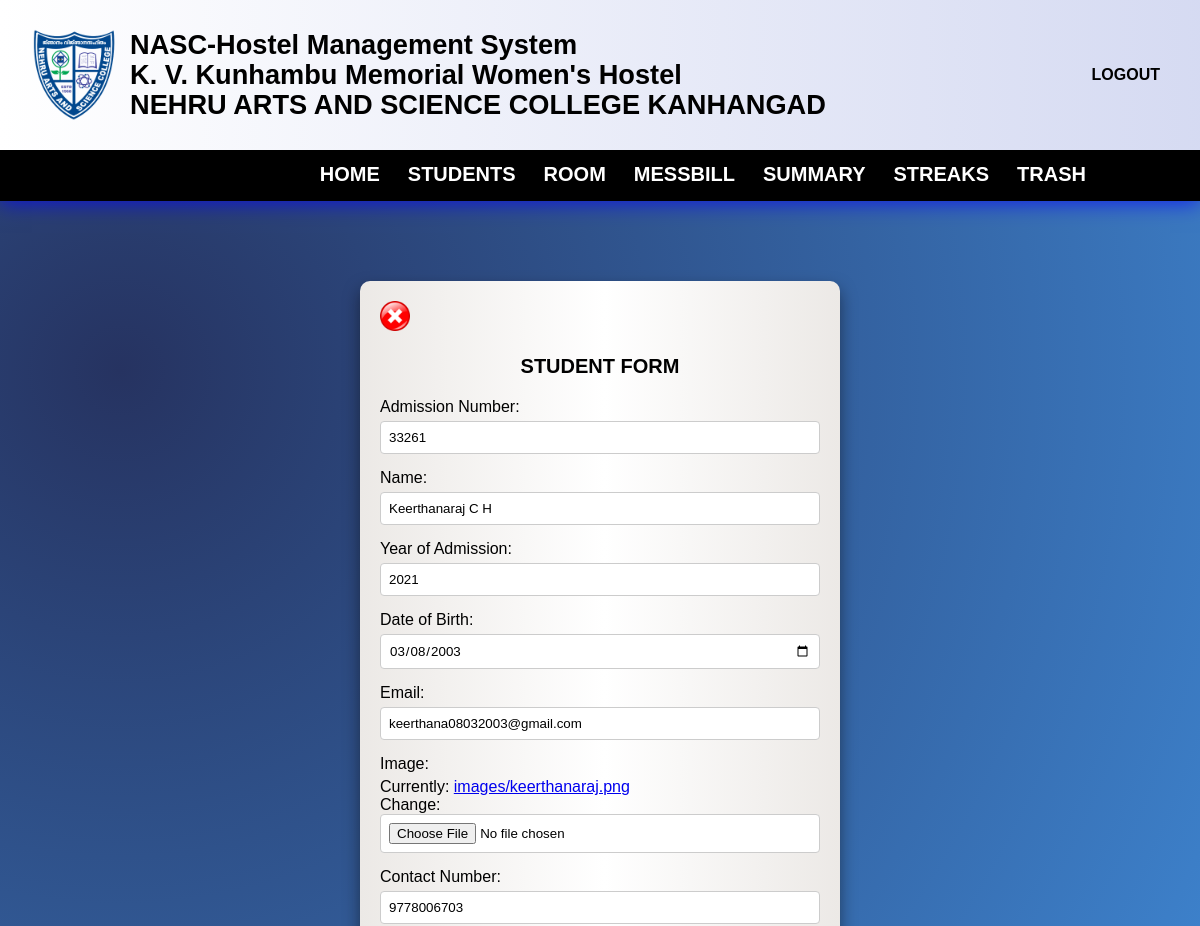
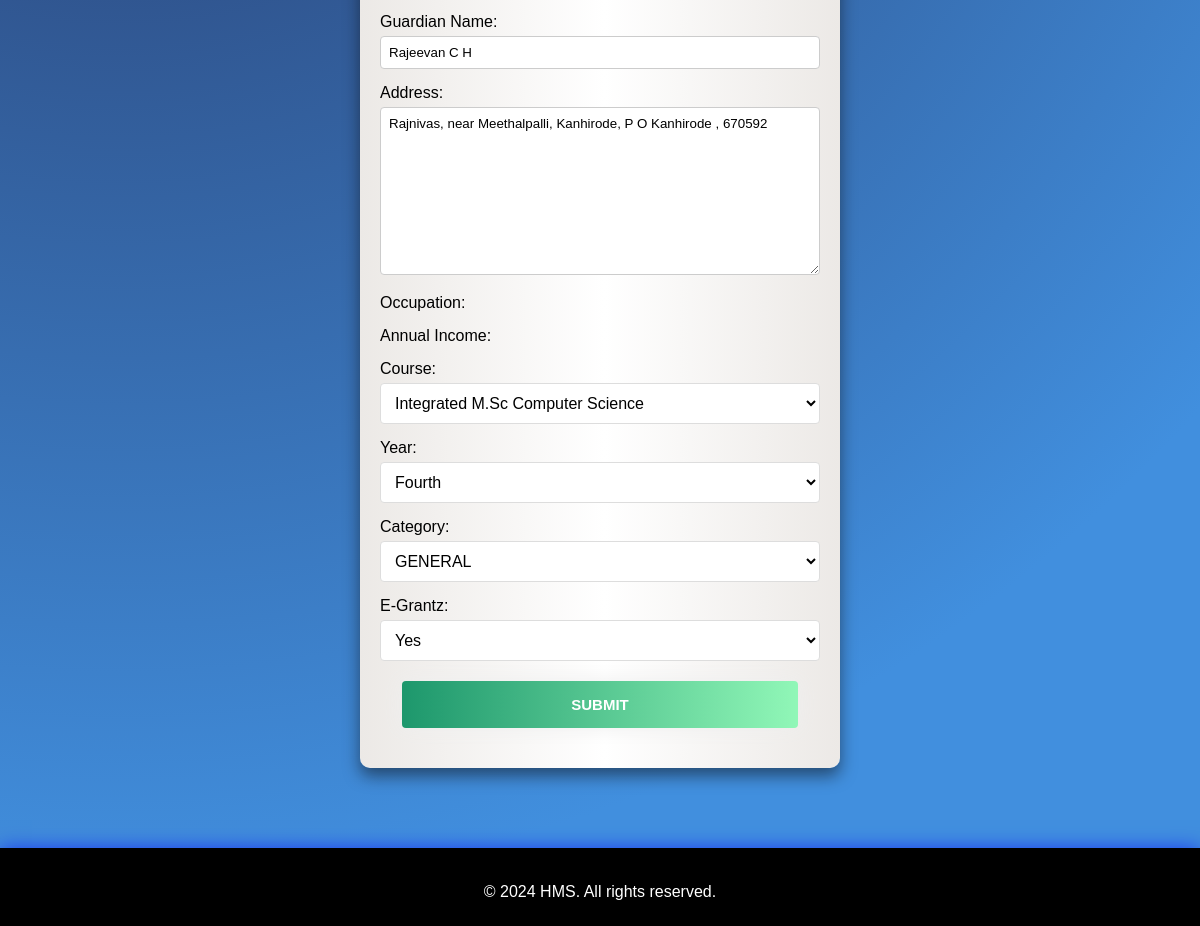
The app's page /edit_student/1/ (signed in) with its own data (2 pictures, top to bottom).
### hostel/models.py (models this page shows, shortened)
class Student(models.Model):
    admn_no = models.PositiveIntegerField(unique=True)
    name = models.CharField(max_length=50)
    year_of_admn = models.PositiveSmallIntegerField()
    pgm = models.ForeignKey(Programme, on_delete=models.CASCADE)
    year_choices = [
        (1,'First'),(2,'Second'),(3,'Third'),(4,'Fourth'),(5,'Fifth'),
    ]
    year = models.IntegerField(choices=year_choices)
    dob = models.DateField()
    email = models.EmailField()
    photo = models.ImageField(upload_to="images/")
    contact_regex = RegexValidator(regex=r'^\d{10}$',message="Contact number must be a 10-digit number.")
    contact = models.CharField(validators=[contact_regex], max_length=10)  # Using CharField for contact with max length 10
    parent_name = models.CharField(max_length=50)
    address = models.TextField(max_length=200)
    date_joined = models.DateField(auto_now_add=True)
    CATEGORY_CHOICES = [
        ('GENERAL', 'GENERAL'),
        ('OBC', 'OBC'),
        ('OEC', 'OEC'),
        ('SC', 'SC'),
        ('ST', 'ST'),
    ]
    category = models.CharField(max_length=20, choices=CATEGORY_CHOICES, default='GENERAL')
    EGRANTZ_CHOICES = [
        (True, 'Yes'),
        (False, 'No'),
    ]
    E_Grantz = models.BooleanField(choices=EGRANTZ_CHOICES)

### hostel/views.py (the view, shortened to what this page needs)
# urls.py: path('edit_student/<int:student_id>/',views.edit_student,name='edit_student'),
@group_required('warden', login_url='access_denied')
def edit_student(request, student_id):
    try:
        student = get_object_or_404(Student, id=student_id)
        prev_admn_no = student.admn_no
        form = StudentForm(instance=student)
        return render(request, 'hostel/edit.html', {'form': form})
    except Exception:
        return render(request,'hostel/error.html')

### hostel/forms.py
class StudentForm(forms.ModelForm):
    class Meta:
        model = Student
        fields = '__all__'
        widgets = {
            'dob': forms.TextInput(attrs={'type':'date'}),
            'contact': forms.TextInput(attrs={'pattern': '\d{10}', 'placeholder': 'Please enter a valid mobile number.'}),
        }
        labels = {
            'admn_no': 'Admission Number',
            'year_of_admn': 'Year of Admission',
            'dob': 'Date of Birth',
            'contact': 'Contact Number',
        }

### hostel/context_processors.py (called while the page is built)
def group_processor(request):
    if request.user.is_authenticated:
        is_warden_group = request.user.groups.filter(name='warden').exists()
        is_secretary_group = request.user.groups.filter(name='secretary').exists()  # Adjust as needed
    else:
        is_warden_group = False
        is_secretary_group = False
    return {
        'is_warden_group': is_warden_group,
        'is_secretary_group': is_secretary_group,
    }

### hostel/models.py (called while the page is built)
    def __str__(self):
        return self.pgm_name

### hostel/templates/hostel/edit.html (shortened to what this page needs)
{% extends 'hostel/base.html' %}
{% load static %}
{% block style %}
<link rel="stylesheet" href="{% static 'styles/add_stud.css' %}">
{% endblock %}
{% block content %}
<section class="main">
    <div class="main-body">
        <div class="main-block">
            <div class="header-links">
                <a href="{% url 'view_student' %}"><img src="{% static 'redclose.png' %}" alt="Close" id="close"></a>
            </div>
            <h5>Student Form</h5>
            <form method="post" action="" enctype="multipart/form-data" onsubmit="return confirmData();">
                <div class="form-fields">
                    <div class="form-field">
                        <label for="{{ form.admn_no.id_for_label }}">{{ form.admn_no.label }}:</label>
                        {{ form.admn_no }}
                    </div>
                    <div class="form-field">
                        <label for="{{form.name.id_for_label}}">Name:</label>
                        {{form.name}}
                    </div>
                    <div class="form-field">
                        <label for="{{ form.year_of_admn.id_for_label }}">{{ form.year_of_admn.label }}:</label>
                        {{ form.year_of_admn }}
                    </div>
                    <div class="form-field">
                        <label for="{{ form.dob.id_for_label }}">{{ form.dob.label }}:</label>
                        {{ form.dob }}
                    </div>
                    <div class="form-field">
                        <label for="{{ form.email.id_for_label }}">Email:</label>
                        {{ form.email }}
                    </div>
                    <div class="form-field">
                        <label for="{{ form.photo.id_for_label }}" class="file-label">Image:</label>
                        {{ form.photo }}
                    </div>
                    <div class="form-field">
                        <label for="{{ form.contact.id_for_label }}">{{ form.contact.label }}:</label>
                        {{ form.contact }}
                    </div>
                    <div class="form-field">
                        <label for="{{ form.parent_name.id_for_label }}">Guardian Name:</label>
                        {{ form.parent_name }}
                    </div>
                    <div class="form-field">
                        <label for="id_address">Address:</label>
                        {{ form.address }}
                    </div>
                    <div class="form-field">
                        <label for="{{ form.parent_occupation.id_for_label }}">Occupation:</label>
                    </div>
                    <div class="form-field">
                        <label for="{{ form.annual_income.id_for_label }}">Annual Income:</label>
                    </div>
                    <div class="form-field">
                        <label for="{{ form.pgm.id_for_label }}">Course:</label>
                        {{ form.pgm }}
                    </div>
                    <div class="form-field">
                        <label for="id_year">Year:</label>
                        {{form.year}}
                    </div>
                    <div class="form-field">
                        <label for="{{ form.category.id_for_label }}">Category:</label>
                        {{ form.category }}
                    </div>
                    <div class="form-field">
                        <label for="{{ form.E_Grantz.id_for_label }}">E-Grantz:</label>
                        {{ form.E_Grantz }}
                    </div>
                </div>
                <div class="submit-input">
                    <input type="submit" value="Submit">
                </div>
            </form>
        </div>
    </div>
</section>
{% endblock %}

### hostel/static/styles/base.css (style rules this page uses)
* { margin: 0; padding: 0; font-family: sans-serif; box-sizing: border-box; }
body { background-image: radial-gradient( circle farthest-corner at 10% 20%, rgba(38,51,97,1) 0%, rgba(65,143,222,1) 79% ); }

### hostel/static/styles/add_stud.css (style rules this page uses)
.main-body { margin-top: 10vh; margin-bottom: 10vh; }
.main-block { width: 40%; margin: 0 auto; padding: 20px; border-radius: 10px; background: linear-gradient(to right, #ECE9E6 0%, #FFFFFF 51%, #ECE9E6 100%); box-shadow: 0 8px 16px rgba(10, 10, 11, 0.5); margin-bottom: 50px; }
.form-fields { margin-bottom: 20px; }
.form-field { margin-bottom: 15px; }
.form-field select { width: 100%; padding: 10px; border: 1px solid #ddd; border-radius: 4px; font-size: 16px; background-color: #fff; cursor: pointer; overflow: hidden; text-overflow: ellipsis; }
.form-field label { display: block; margin-bottom: 5px; color: black; }
.form-field input[type="text"], .form-field input[type="email"], .form-field input[type="number"], .form-field input[type="file"], .form-field input[type="date"] { background-color: #fff; width: 100%; padding: 8px; border: 1px solid #ccc; border-radius: 4px; }
textarea { background-color: #fff; width: 100%; padding: 8px; border: 1px solid #ccc; border-radius: 4px; }
form input[type="submit"] { background-image: linear-gradient(to right, #1D976C 0%, #93F9B9 51%, #1D976C 100%); margin: 10px; padding: 15px 45px; text-align: center; width: 90%; text-transform: uppercase; transition: 0.5s; background-size: 200% auto; color: white; font-size: 15px; font-weight: bolder; box-shadow: 0 0 20px #eee; border-radius: 4px; display: block; margin: 20px auto; border: none; }
h5 { color: black; text-align: center; margin-bottom: 20px; text-transform: uppercase; font-size: 20px; font-weight: bolder; }
.header-links { display: flex; justify-content: start; align-items: center; position: relative; top: 0; width: 100%; padding: 0; margin-bottom: 20px; }
#close { width: 30px; height: 30px; }

### records on screen
Student: admn_no "33261", name "Keerthanaraj C H", year_of_admn "2021", dob "03/08/2003", email "keerthana08032003@gmail.com", contact "9778006703", parent_name "Rajeevan C H", address "Rajnivas, near Meethalpalli, Kanhirode, P O Kanhirode , 670592", pgm "Integrated M.Sc Computer Science", year "Fourth", category "GENERAL", E_Grantz "Yes"
